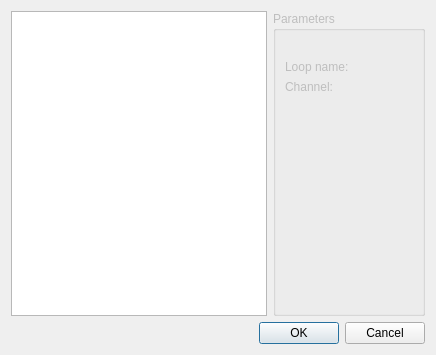
<?xml version="1.0" encoding="UTF-8"?>
<ui version="4.0">
 <class>ControlManagementDialog</class>
 <widget class="QDialog" name="ControlManagementDialog">
  <property name="geometry">
   <rect>
    <x>0</x>
    <y>0</y>
    <width>436</width>
    <height>355</height>
   </rect>
  </property>
  <property name="sizePolicy">
   <sizepolicy hsizetype="Preferred" vsizetype="Preferred">
    <horstretch>0</horstretch>
    <verstretch>0</verstretch>
   </sizepolicy>
  </property>
  <property name="windowTitle">
   <string>Dialog</string>
  </property>
  <layout class="QVBoxLayout" name="verticalLayout">
   <item>
    <layout class="QHBoxLayout" name="horizontalLayout_2">
     <item>
      <widget class="QListWidget" name="listWidget">
       <property name="sizePolicy">
        <sizepolicy hsizetype="Expanding" vsizetype="Expanding">
         <horstretch>0</horstretch>
         <verstretch>0</verstretch>
        </sizepolicy>
       </property>
      </widget>
     </item>
     <item>
      <widget class="QGroupBox" name="groupBox">
       <property name="enabled">
        <bool>false</bool>
       </property>
       <property name="sizePolicy">
        <sizepolicy hsizetype="Expanding" vsizetype="Preferred">
         <horstretch>2</horstretch>
         <verstretch>0</verstretch>
        </sizepolicy>
       </property>
       <property name="title">
        <string>Parameters</string>
       </property>
       <layout class="QVBoxLayout" name="verticalLayout_2">
        <item>
         <widget class="ClickableLabel" name="targetLabel">
          <property name="toolTip">
           <string>Target value
Double click to change</string>
          </property>
          <property name="statusTip">
           <string>Target value</string>
          </property>
          <property name="text">
           <string/>
          </property>
         </widget>
        </item>
        <item>
         <layout class="QFormLayout" name="formLayout">
          <item row="0" column="0">
           <widget class="QLabel" name="label">
            <property name="text">
             <string>Loop name:</string>
            </property>
           </widget>
          </item>
          <item row="0" column="1">
           <widget class="QLabel" name="loopNameLabel">
            <property name="text">
             <string/>
            </property>
           </widget>
          </item>
          <item row="1" column="0">
           <widget class="QLabel" name="label_2">
            <property name="text">
             <string>Channel:</string>
            </property>
           </widget>
          </item>
          <item row="1" column="1">
           <widget class="QLabel" name="channelLabel">
            <property name="text">
             <string/>
            </property>
           </widget>
          </item>
         </layout>
        </item>
        <item>
         <spacer name="verticalSpacer">
          <property name="orientation">
           <enum>Qt::Vertical</enum>
          </property>
          <property name="sizeHint" stdset="0">
           <size>
            <width>20</width>
            <height>40</height>
           </size>
          </property>
         </spacer>
        </item>
       </layout>
      </widget>
     </item>
    </layout>
   </item>
   <item>
    <widget class="QDialogButtonBox" name="buttonBox">
     <property name="orientation">
      <enum>Qt::Horizontal</enum>
     </property>
     <property name="standardButtons">
      <set>QDialogButtonBox::Cancel|QDialogButtonBox::Ok</set>
     </property>
    </widget>
   </item>
  </layout>
 </widget>
 <customwidgets>
  <customwidget>
   <class>ClickableLabel</class>
   <extends>QLabel</extends>
   <header>clickablelabel.h</header>
  </customwidget>
 </customwidgets>
 <resources/>
 <connections>
  <connection>
   <sender>buttonBox</sender>
   <signal>accepted()</signal>
   <receiver>ControlManagementDialog</receiver>
   <slot>accept()</slot>
   <hints>
    <hint type="sourcelabel">
     <x>248</x>
     <y>254</y>
    </hint>
    <hint type="destinationlabel">
     <x>157</x>
     <y>274</y>
    </hint>
   </hints>
  </connection>
  <connection>
   <sender>buttonBox</sender>
   <signal>rejected()</signal>
   <receiver>ControlManagementDialog</receiver>
   <slot>reject()</slot>
   <hints>
    <hint type="sourcelabel">
     <x>316</x>
     <y>260</y>
    </hint>
    <hint type="destinationlabel">
     <x>286</x>
     <y>274</y>
    </hint>
   </hints>
  </connection>
 </connections>
</ui>
